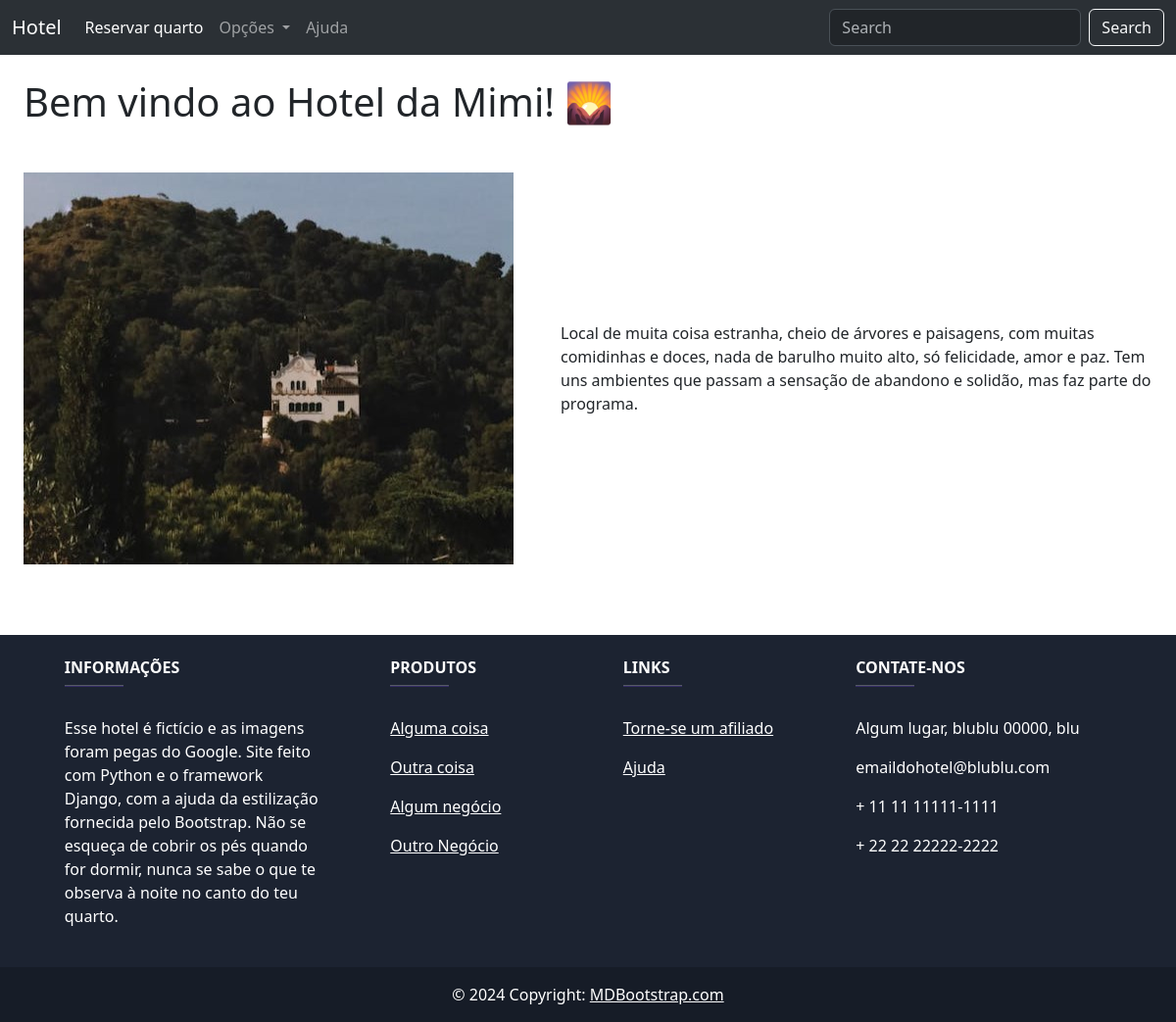
The page / on the database its author committed.
### hotel/models.py (models this page shows, shortened)
class hotel(models.Model):
    titulo = models.CharField(max_length = 50)
    descricao = models.TextField(max_length = 500)
    logo = models.ImageField(upload_to='logo/')

### hotel/views.py (the view)
# urls.py: path('', views.homepage, name='home'),
def homepage(request):
    context = {}
    dados_hotel = hotel.objects.all
    context['dados_hotel'] = dados_hotel
    return render(request, 'homepage.html', context)

### hotel/templates/homepage.html (shortened to what this page needs)
{% extends 'index.html' %}
{% load static %}
{% block body %}
        <h1 class="m-4">Bem vindo ao Hotel da Mimi! 🌄</h1>
        {% for item in dados_hotel %}
        <div class="d-flex flex-row align-items-center">
        <img src="{{item.logo.url}}" alt="Logo" class="m-4">
        <div class="m-4">{{item.descricao}}</div>
        </div>
        {% endfor %}
{% endblock %}

### rows shown on the page
hotel: logo (picture), descricao "Local de muita coisa estranha, cheio de árvores e paisagens, com muitas comidinhas e doces, nada de barulho muito alto, só felicidade, amor e paz. Tem uns ambientes que passam a sensação de abandono e solidão, mas faz parte do programa."
